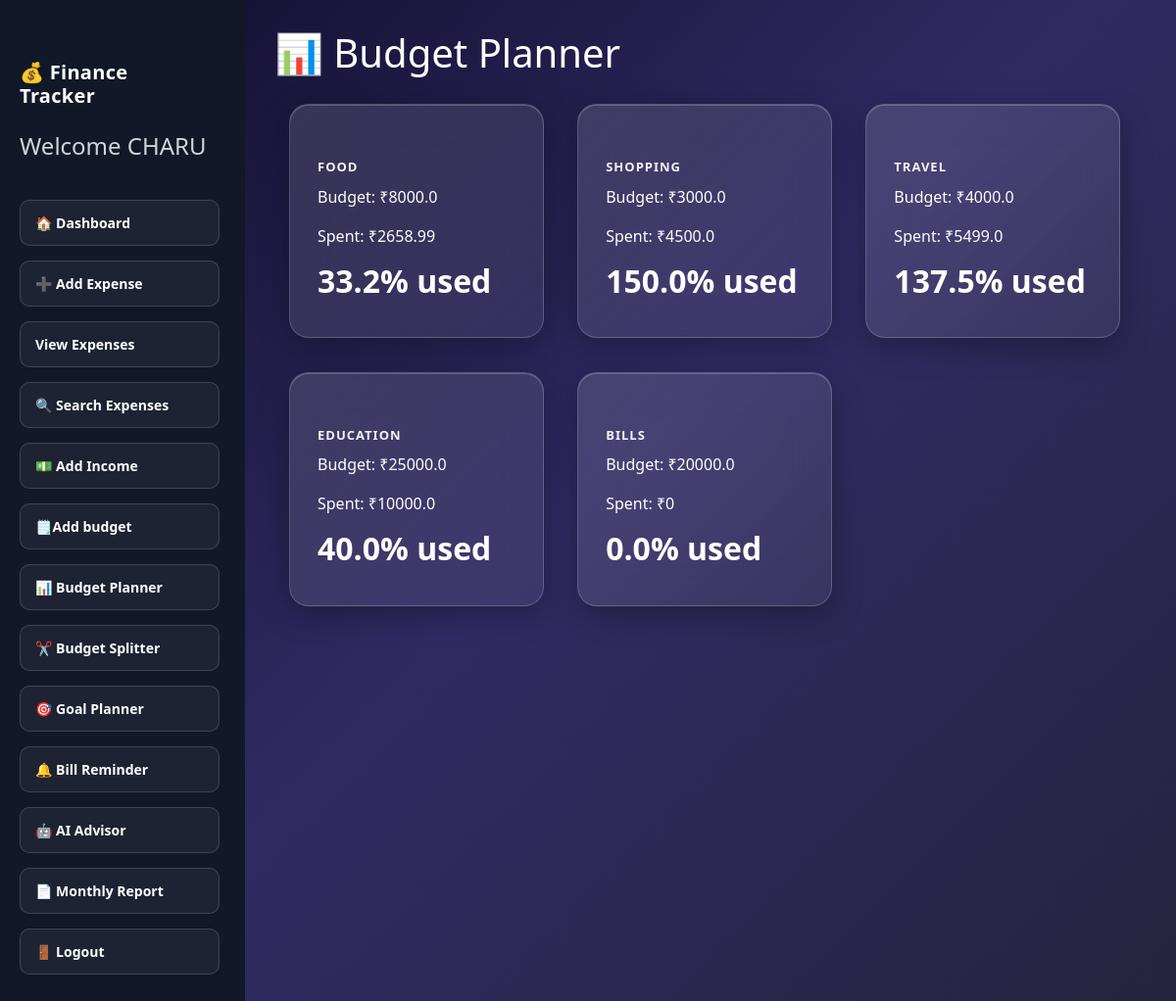
Screenshot of /budget (signed in) with the database file from the repository.
### tables this page shows
CREATE TABLE budgets(
    id INTEGER PRIMARY KEY AUTOINCREMENT,
    category TEXT UNIQUE,
    budget_amount REAL
, user_id INTEGER);

### app.py (the view)
@app.route("/budget")
def budget():
    conn = sqlite3.connect("finance.db")
    cursor = conn.cursor()
    cursor.execute("""
    SELECT category, budget_amount
    FROM budgets
    """)
    budgets = cursor.fetchall()
    budget_data = []
    for category, budget in budgets:
        cursor.execute("""
SELECT SUM(amount)
FROM expenses
WHERE LOWER(TRIM(category)) = LOWER(TRIM(?))
""", (category,))
        spent = cursor.fetchone()[0] or 0
        used_percent = round((spent / budget) * 100, 1) if budget > 0 else 0
        budget_data.append({
            "category": category,
            "budget": budget,
            "spent": spent,
            "used_percent": used_percent
        })
    conn.close()
    return render_template(
        "budget.html",
        budget_data=budget_data
    )

### templates/budget.html (shortened to what this page needs)
{% extends "base.html" %}
{% block content %}
<h1>📊 Budget Planner</h1>
<head>
    <link href="https://cdn.jsdelivr.net/npm/bootstrap@5.3.3/dist/css/bootstrap.min.css" rel="stylesheet">
    <link rel="stylesheet" href="{{ url_for('static', filename='style.css') }}">
</head>
{% for item in budget_data %}
<div class="card">
    <h3>{{ item.category }}</h3>
    <p>Budget: ₹{{ item.budget }}</p>
    <p>Spent: ₹{{ item.spent }}</p>
    <p>{{ item.used_percent }}% used</p>
</div>
{% endfor %}
{% endblock %}

### static/style.css (style rules this page uses)
body { background: #0f0c29; background: linear-gradient(135deg, #0f0c29, #302b63, #24243e); min-height: 100vh; font-family: 'Segoe UI', Arial, sans-serif; }
.card { background: rgba(255,255,255,0.08); border-radius: 20px; padding: 25px; margin: 15px; width: 260px; display: inline-block; vertical-align: top; backdrop-filter: blur(10px); border: 1px solid rgba(255,255,255,0.15); transition: transform 0.2s ease, box-shadow 0.2s ease; }
h1, h2, h3 { color: #fff; }
.card { background: linear-gradient(135deg, rgba(255,255,255,0.13), rgba(255,255,255,0.06)); backdrop-filter: blur(20px); -webkit-backdrop-filter: blur(20px); border: 1px solid rgba(255, 255, 255, 0.18); padding: 24px 28px; border-radius: 20px; box-shadow: 0 8px 32px rgba(0, 0, 0, 0.3), inset 0 1px 0 rgba(255,255,255,0.2); width: 260px; margin-top: 20px; color: #fff; transition: transform 0.25s ease, box-shadow 0.25s ease; }
.card h3, .card strong, .card p:first-child { font-size: 13px; font-weight: 700; letter-spacing: 1px; text-transform: uppercase; color: #f3f3f4; margin-bottom: 10px; display: block; }
.card h1, .card .value, .card p:last-child { font-size: 32px; font-weight: 700; color: #fff; line-height: 1.1; }
h2, h3 { font-size: 20px; font-weight: 700; color: #fff; margin: 32px 0 12px; display: flex; align-items: center; gap: 10px; letter-spacing: 0.3px; }
h2::after, h3::after { content: ''; flex: 1; height: 1px; background: linear-gradient(to right, rgba(255,255,255,0.2), transparent); margin-left: 8px; }

### rows the page displays
budgets: category "FOOD", budget "8000.0", spent "2658.99", used_percent "33.2"
budgets: category "SHOPPING", budget "3000.0", spent "4500.0", used_percent "150.0"
budgets: category "TRAVEL", budget "4000.0", spent "5499.0", used_percent "137.5"
budgets: category "EDUCATION", budget "25000.0", spent "10000.0", used_percent "40.0"
budgets: category "BILLS", budget "20000.0", spent "0", used_percent "0.0"

### other values shown
{{ session['username'] }} "CHARU"
